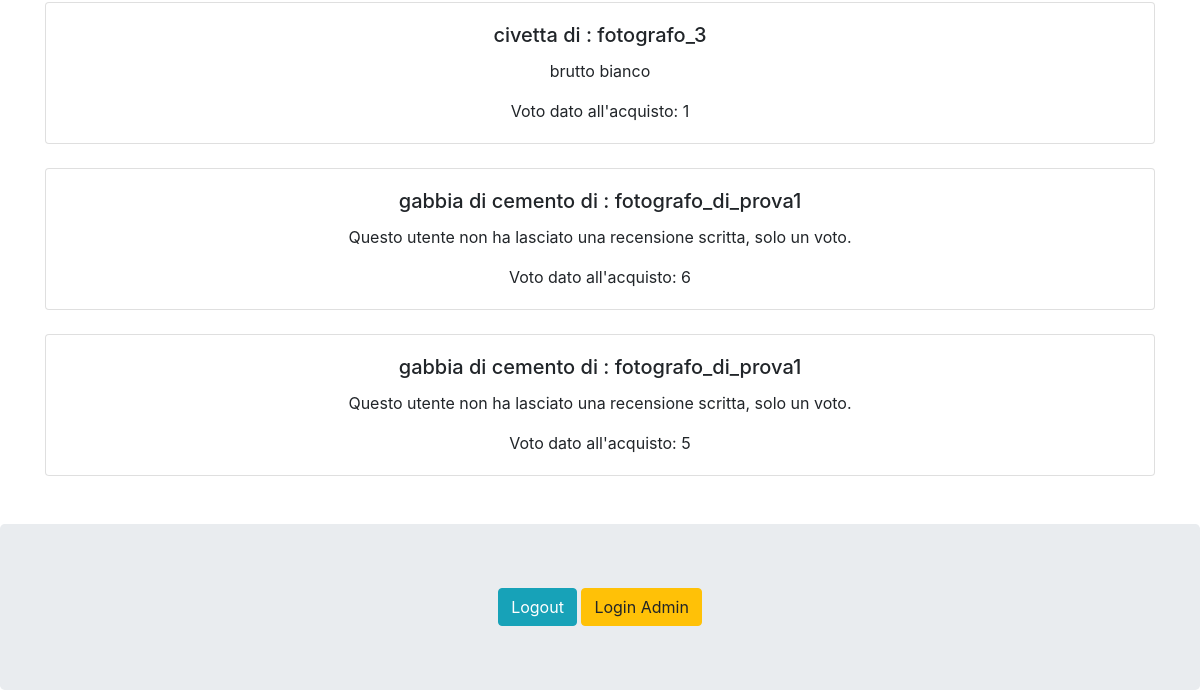
/APPfoto/recensioni_utente/ (signed in, lower part), run on an earlier commit of the app's database.
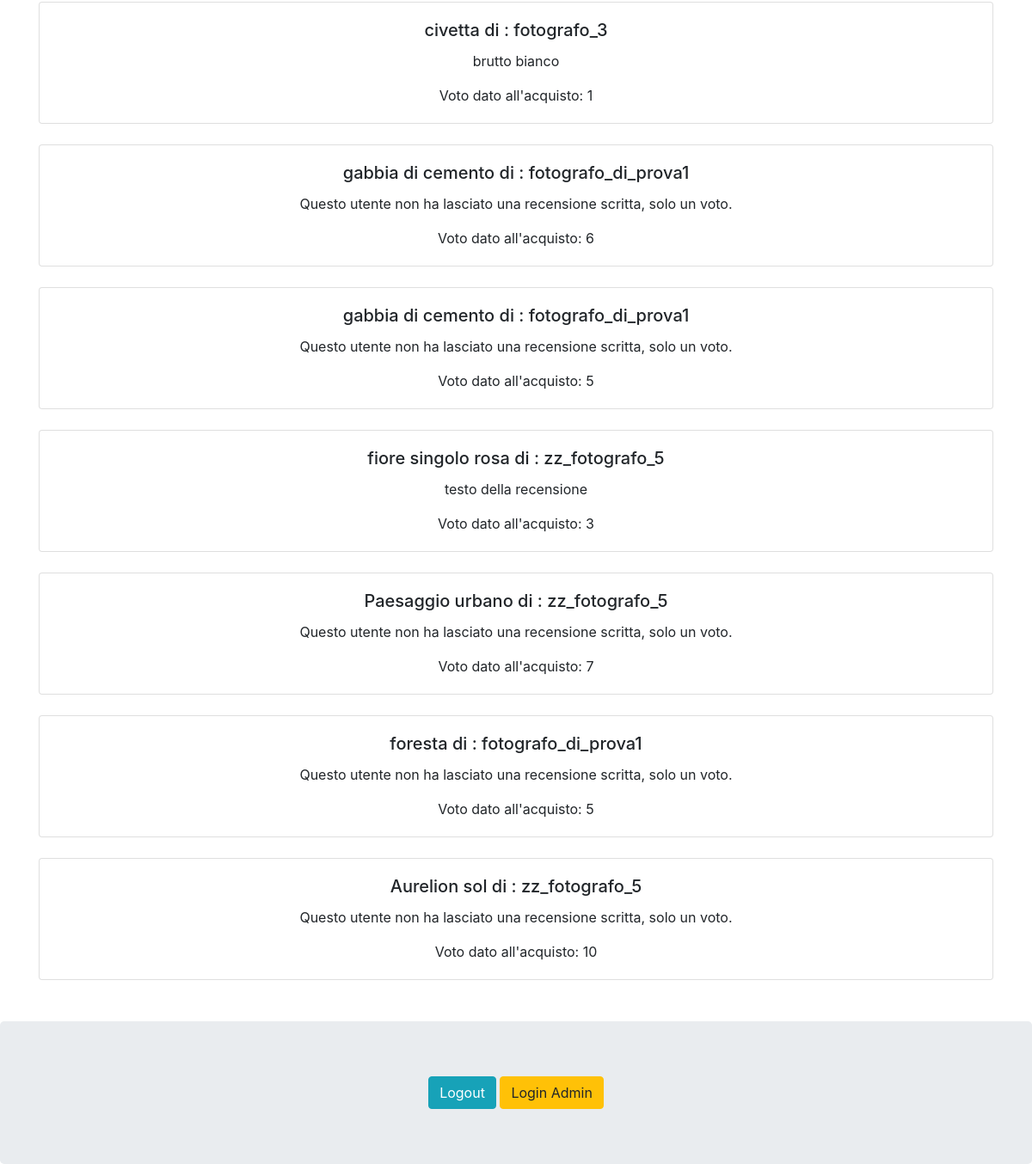
And on a later commit of the database.
### APPfoto/models.py (models this page shows, shortened)
class Recensione(models.Model):
    foto = models.ForeignKey(Foto, on_delete=models.CASCADE, related_name="recensioni")
    utente = models.ForeignKey(User, on_delete=models.CASCADE, related_name="recensioni_scritte")
    testo = models.CharField(max_length=250, default="Questo utente non ha lasciato una recensione scritta, "
                                                     "solo un voto.")
    voto = models.PositiveIntegerField()
    fotografo = models.ForeignKey(User, on_delete=models.CASCADE, related_name="recensioni", null=True, blank=True)
    acquisto=models.ForeignKey(Acquisto, on_delete=models.CASCADE, related_name="recensioni", null=True, blank=True)
    def testo_della_recensione(self):
        return self.testo
    class Meta:
        verbose_name_plural = "Recensioni"

class Foto(models.Model):
    COLOUR_CHOICES = [
        ("Black", "Black"),
        ("Dark Blue", "Dark Blue"),
        ("Green", "Green"),
        ("Grey", "Grey"),
        ("Light Blue", "Light Blue"),
        ("Orange", "Orange"),
        ("Pink", "Pink"),
        ("Purple", "Purple"),
        ("Red", "Red"),
        ("White", "White"),
        ("Yellow", "Yellow"),
    ]
    name = models.CharField(max_length=50, default="No name Given")
    main_colour = models.CharField(max_length=100, choices=COLOUR_CHOICES)
    landscape = models.BooleanField()
    actual_photo = models.ImageField(upload_to='uploads/')
    artist = models.ForeignKey(User, on_delete=models.CASCADE, default=0, related_name="foto")
    price = models.DecimalField(verbose_name="prezzo", max_digits=5, decimal_places=2, default=0.00)
    creation_date = models.DateTimeField(auto_now_add=True)

### APPfoto/views.py (the view)
# urls.py: path('recensioni_utente/', views.RecensioniUtente, name='RecensioniUtente'),
@login_required
def RecensioniUtente(request):
    user = request.user
    recensioni_utente = Recensione.objects.filter(utente=user)
    context = {
        'user': user,
        'recensioni_utente': recensioni_utente,
    }
    return render(request, 'APPfotoTempl/recensioni_utente.html', context)

### APPfoto/templates/APPfotoTempl/recensioni_utente.html (shortened to what this page needs)
{% extends 'base.html' %}
{% block content %}
     <br> <a href="{% url 'APPfoto:situation' %}" class="btn btn-info">Cronologia Acquisti</a>
    <br>
    <br>
    <br>
  {% for recensione in recensioni_utente %}
    <div class="card mb-4">
      <div class="card-body">
        <h5 class="card-title">{{ recensione.foto.name }} di : {{ recensione.fotografo }}</h5>
        <p class="card-text">{{ recensione.testo_della_recensione }}</p>
        <p class="card-text"> Voto dato all'acquisto: {{ recensione.voto }}</p>
      </div>
    </div>
  {% endfor %}
{% endblock %}

What changed in the data, as far as the page shows it:
added Recensione: foto.name "fiore singolo rosa", fotografo "zz_fotografo_5", testo_della_recensione "testo della recensione", voto "3"
added Recensione: foto.name "Paesaggio urbano", fotografo "zz_fotografo_5", testo_della_recensione "Questo utente non ha lasciato una recensione scritta, solo un voto.", voto "7"
added Recensione: foto.name "foresta", fotografo "fotografo_di_prova1", testo_della_recensione "Questo utente non ha lasciato una recensione scritta, solo un voto.", voto "5"
added Recensione: foto.name "Aurelion sol", fotografo "zz_fotografo_5", testo_della_recensione "Questo utente non ha lasciato una recensione scritta, solo un voto.", voto "10"
